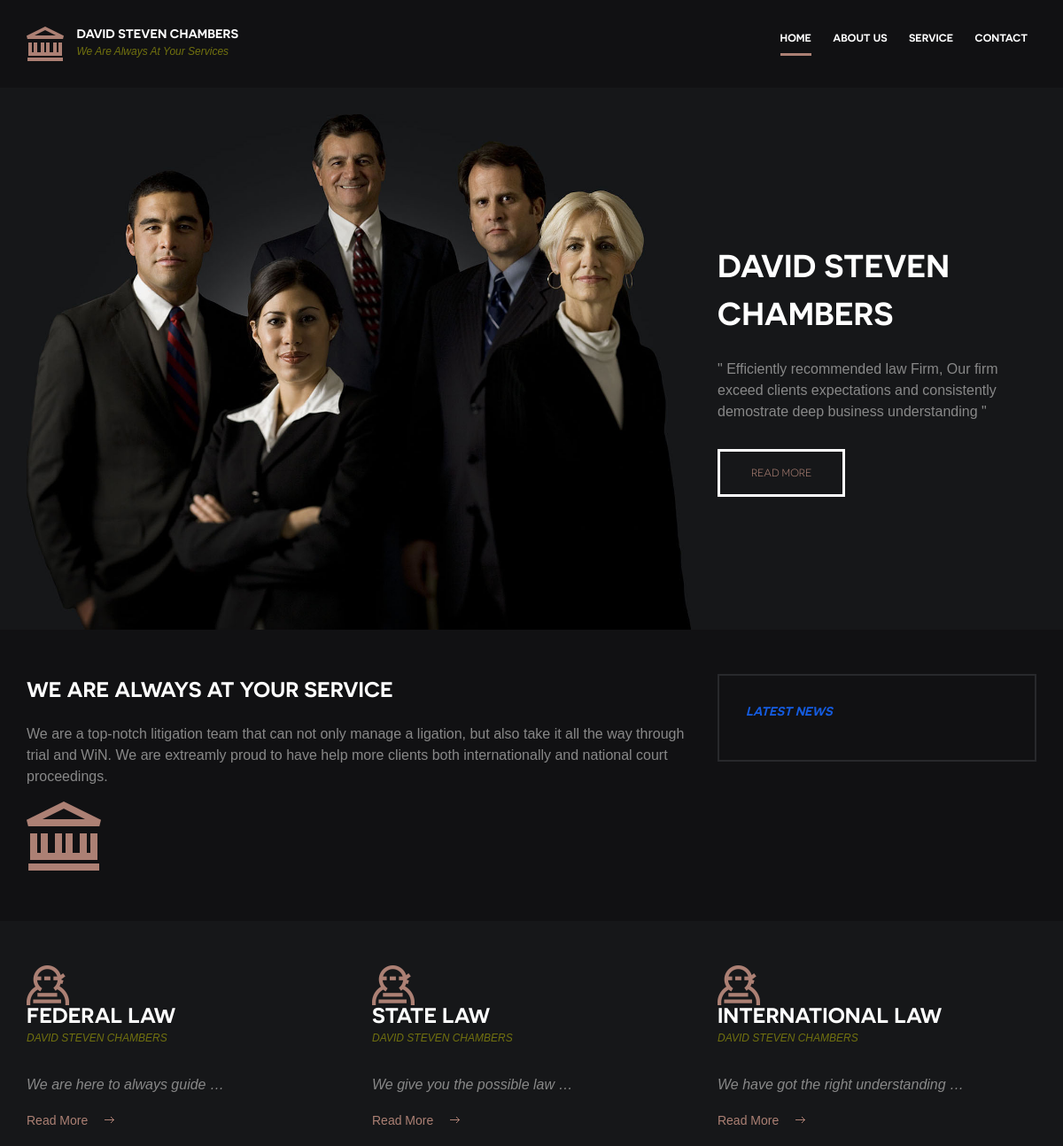
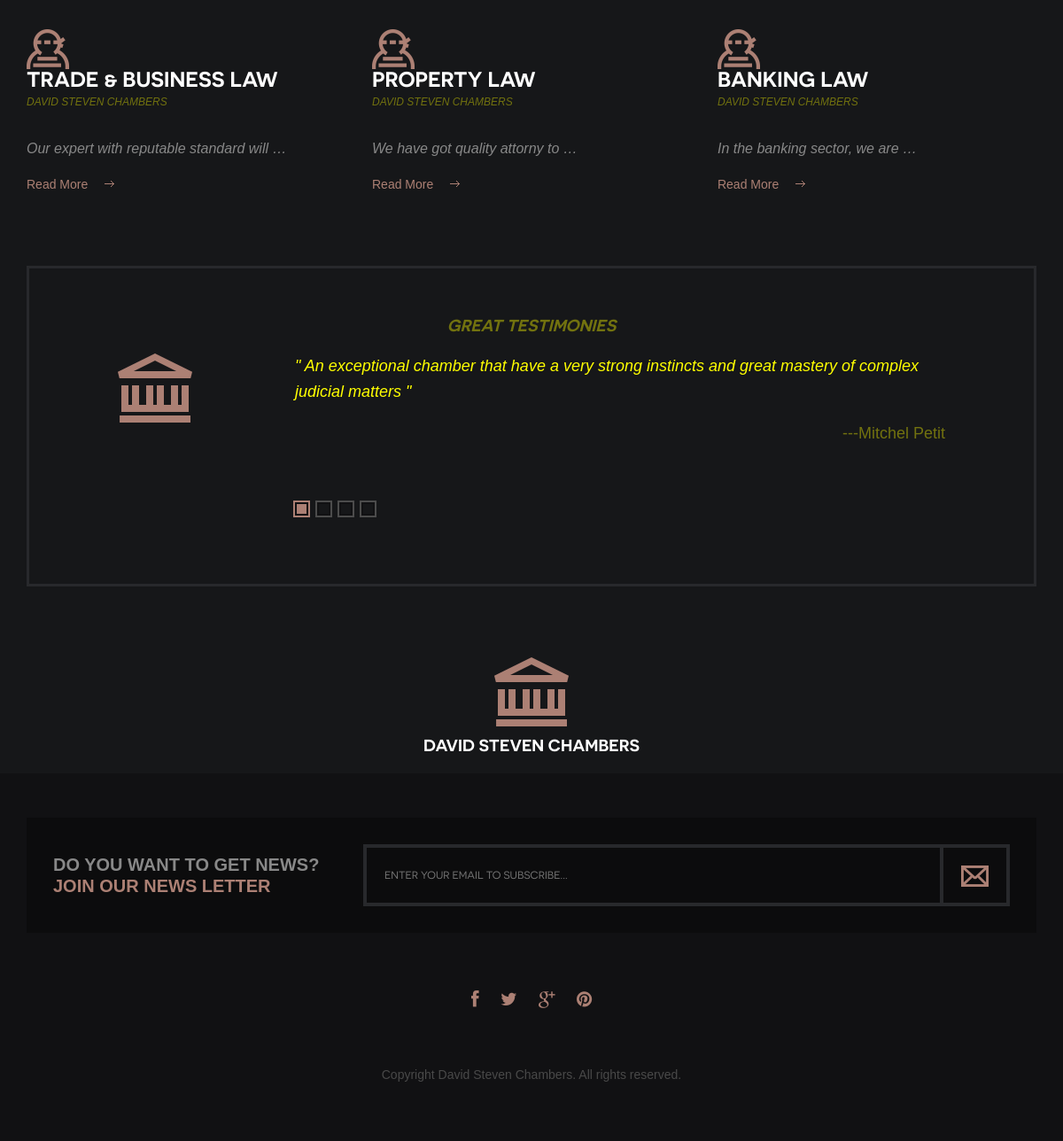
The page / on the database its author committed (2 pictures, top to bottom).
### myapp/models.py (models this page shows)
class Feature(models.Model):
    name = models.CharField(max_length=100)
    details = models.CharField(max_length=500)

### myapp/views.py (the view)
# urls.py: path('', views.index, name='index'),
def index(request):
    features = Feature.objects.all()
    news = New.objects.all()
    return render(request, 'index.html', {'features': features, 'news': news})

### templates/index.html (shortened to what this page needs)
{% load static %}
<!DOCTYPE html>
<html lang="en">
	<head>
		<link href="{% static 'fonts/font-awesome.min.css' %}" rel="stylesheet" type="text/css">
		<link href="{% static 'fonts/novecento-font/novecento-font.css' %}" rel="stylesheet" >
		<link href="{% static 'style.css' %}" rel="stylesheet" >
	</head>
	<body>
		<div id="site-content">
			<header class="site-header">
				<div class="container">
					<a href="/" id="branding">
						<img src="{% static 'images/logo.png' %}" alt="Company Name" class="logo">
						<div class="branding-copy">
							<h1 class="site-title">David Steven Chambers</h1>
							<em><small style="color:rgb(114, 114, 15)" class="site-description">We Are Always At Your Services</small></em>
						</div>
					</a>
					<nav class="main-navigation">
						<ul class="menu">
							<li class="menu-item current-menu-item"><a href=" / ">Home</a></li>
							<li class="menu-item"><a href="about">About Us</a></li>
							<li class="menu-item"><a href="service">Service</a></li>
							<li class="menu-item"><a href="contact">Contact</a></li>
						</ul>
					</nav>
				</div>
			</header>
			<main class="main-content">
				<div class="hero">
					<div class="container">
						<div class="row">
							<div class="col-md-8">
								<figure><img src="{% static 'dummy/lawyers.jpg' %}" alt=""></figure>
							</div>
							<div class="col-md-4">
								<div class="hero-content">
									<h1 class="hero-title">David Steven Chambers</h1>
									<p>" Efficiently recommended law Firm, Our firm exceed clients expectations and consistently demostrate deep business understanding "</p>
									<a style="color: #ac8074" href="about" class="button">Read more</a>
								</div>
							</div>
						</div>
					</div>
				</div>
				<div class="fullwidth-block" data-bg-color="#111113">
					<div class="container">
						<div class="row">
							<div class="col-md-8">
								<h2>We are Always At Your Service</h2>
								<p>We are a top-notch litigation team that can not only manage a ligation, but also take it all the way through trial and WiN. We are extreamly proud to have help more clients both internationally and national court proceedings.</p>
								<figure class="team-image"><img src="{% static 'dummy/logo.png' %}" alt="person-1"></figure>
							</div>
							<div class="col-md-4">
								<div class="latest-news">
									<em><h3 style="color: rgb(21, 92, 224)">Latest News</h3></em>
								</div>
							</div>
						</div>
					</div>
				</div>
				<div class="fullwidth-block">
					<div class="container">
						<div class="row feature-list-section">
							{% for feature in features %}
							<div class="col-md-4">
								<div class="feature">
									<header>
										<img src="{% static 'images/icon-1.png' %}" class="feature-icon"><br>
										<div class="feature-title-copy">
											<h2 class="feature-title">{{ feature.name }}</h2>
											<em><small  style="color: rgb(114, 114, 15)"class="feature-subtitle">David Steven Chambers</small></em>
										</div>
									</header>
									<em><p>{{ feature.details|truncatewords:6}}</p></em>
									<a href="service" class="more-link">Read More</a>
								</div>
							</div>
							{% endfor %}
						</div>
						<div class="quote-section">
							<em><h3 style="color: rgb(114, 114, 15)" align="center" class="team-name">Great Testimonies</h3></em>
							<div class="quote-slider">
								<ul class="slides">
									<li>
										<figure class="quote-avatar"><img src="{% static 'dummy/logo.png' %}"></figure>
										<blockquote>
											<em><p style="color: yellow">" An exceptional chamber that have a very strong instincts and great mastery of complex judicial matters "</p></em>
											<footer>
												<p align="right" style="color: rgb(114, 114, 15)">---Mitchel Petit</p>
											</footer>
										</blockquote>
									</li>
								</ul>
							</div>
						</div>
					</div>
				</div>
				<div align="center" class="container">
					<figure class="team-image"><img src="{% static 'dummy/logo.png' %}" alt="person-1"></figure>
					<h3 align="center" class="team-name">David Steven Chambers</h3>
				</div>
			</main>
			<footer class="site-footer">
				<div class="container">
					<div class="subscribe-form">
						<form action="#">
							<label for="#">
								<span>Do you want to get news?</span>
								<span>Join our news letter</span>
							</label>
							<div class="control">
								<input type="text" placeholder="Enter your email to subscribe...">
								<button type="submit"><img src="{% static 'images/icon-envelope.png' %}" alt=""></button>
						</form>
							</div>
					</div>
					<div class="social-links">
						<a href="#"><i class="fa fa-facebook"></i></a>
						<a href="#"><i class="fa fa-twitter"></i></a>
						<a href="#"><i class="fa fa-google-plus"></i></a>
						<a href="#"><i class="fa fa-pinterest"></i></a>
					</div>
					<div class="copy">
						<p>Copyright David Steven Chambers. All rights reserved.</p>
					</div>
				</div>
	</body>
</html>

### rows shown on the page
Feature: name "FEDERAL LAW", details "We are here to always guide …"
Feature: name "STATE LAW", details "We give you the possible law …"
Feature: name "INTERNATIONAL LAW", details "We have got the right understanding …"
Feature: name "TRADE & BUSINESS LAW", details "Our expert with reputable standard will …"
Feature: name "PROPERTY LAW", details "We have got quality attorny to …"
Feature: name "BANKING LAW", details "In the banking sector, we are …"
